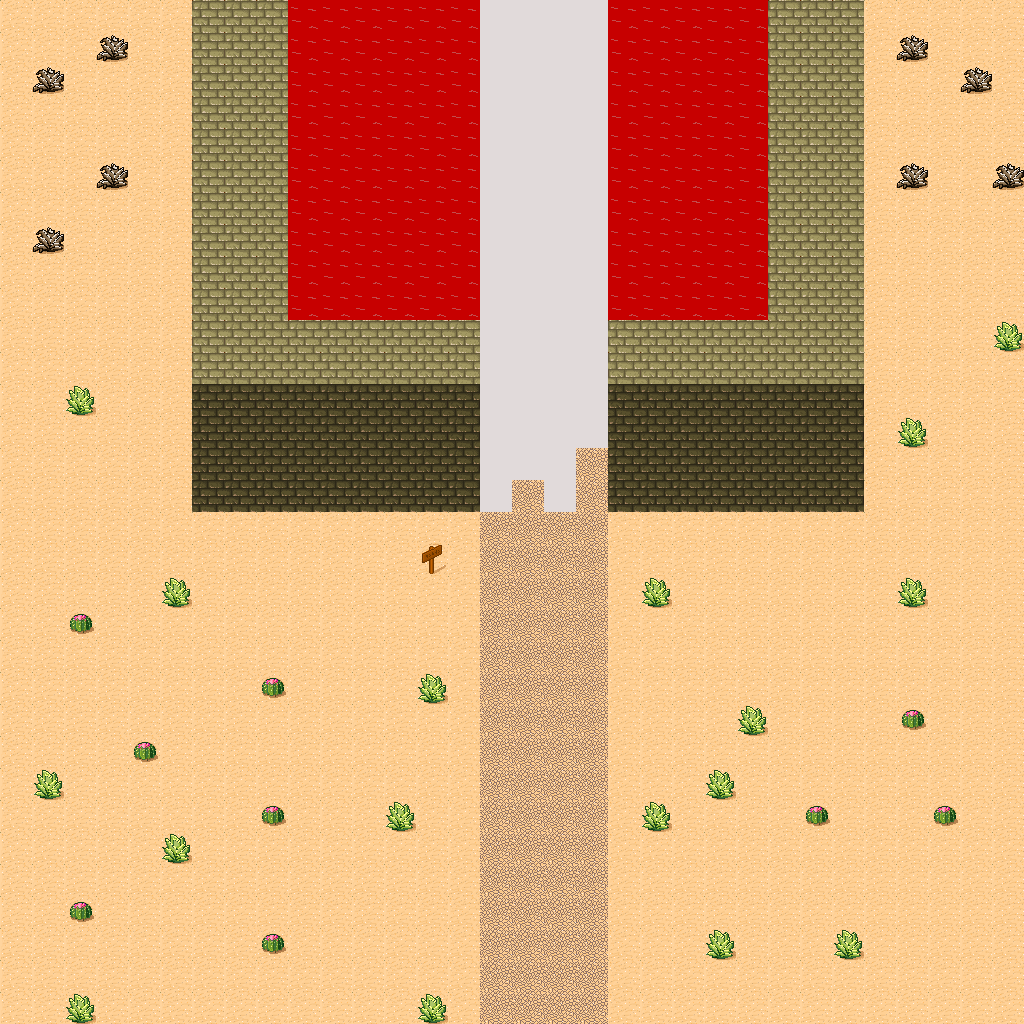

A level layout from a 2D game, rendered from its tile map. Below: a short description, then the map file with its tile-grid data intact:
An orthogonal 32x32 tile map with 32x32 px tiles, 1 tile layer (タイルレイヤー1).

<map version="1.10" tiledversion="1.10.2" orientation="orthogonal" renderorder="right-down" width="32" height="32" tilewidth="32" tileheight="32" infinite="0" nextlayerid="2" nextobjectid="1">
 <tileset firstgid="1" source="tmw_desert.tsx" />
 <layer id="1" name="タイルレイヤー1" width="32" height="32">
  <data encoding="csv">
30,30,30,30,30,30,10,10,10,4,4,4,4,4,4,5,5,5,5,4,4,4,4,4,10,10,10,30,30,30,30,30,
30,30,30,39,30,30,10,10,10,4,4,4,4,4,4,5,5,5,5,4,4,4,4,4,10,10,10,30,39,30,30,30,
30,39,30,30,30,30,10,10,10,4,4,4,4,4,4,5,5,5,5,4,4,4,4,4,10,10,10,30,30,30,39,30,
30,30,30,30,30,30,10,10,10,4,4,4,4,4,4,5,5,5,5,4,4,4,4,4,10,10,10,30,30,30,30,30,
30,30,30,30,30,30,10,10,10,4,4,4,4,4,4,5,5,5,5,4,4,4,4,4,10,10,10,30,30,30,30,30,
30,30,30,39,30,30,10,10,10,4,4,4,4,4,4,5,5,5,5,4,4,4,4,4,10,10,10,30,39,30,30,39,
30,30,30,30,30,30,10,10,10,4,4,4,4,4,4,5,5,5,5,4,4,4,4,4,10,10,10,30,30,30,30,30,
30,39,30,30,30,30,10,10,10,4,4,4,4,4,4,5,5,5,5,4,4,4,4,4,10,10,10,30,30,30,30,30,
30,30,30,30,30,30,10,10,10,4,4,4,4,4,4,5,5,5,5,4,4,4,4,4,10,10,10,30,30,30,30,30,
30,30,30,30,30,30,10,10,10,4,4,4,4,4,4,5,5,5,5,4,4,4,4,4,10,10,10,30,30,30,30,30,
30,30,30,30,30,30,10,10,10,10,10,10,10,10,10,5,5,5,5,10,10,10,10,10,10,10,10,30,30,30,30,40,
30,30,30,30,30,30,10,10,10,10,10,10,10,10,10,5,5,5,5,10,10,10,10,10,10,10,10,30,30,30,30,30,
30,30,40,30,30,30,1,1,1,1,1,1,1,1,1,5,5,5,5,1,1,1,1,1,1,1,1,30,30,30,30,30,
30,30,30,30,30,30,1,1,1,1,1,1,1,1,1,5,5,5,5,1,1,1,1,1,1,1,1,30,40,30,30,30,
30,30,30,30,30,30,1,1,1,1,1,1,1,1,1,5,5,5,15,1,1,1,1,1,1,1,1,30,30,30,30,30,
30,30,30,30,30,30,1,1,1,1,1,1,1,1,1,5,15,5,15,1,1,1,1,1,1,1,1,30,30,30,30,30,
30,30,30,30,30,30,30,30,30,30,30,30,30,30,30,15,15,15,15,30,30,30,30,30,30,30,30,30,30,30,30,30,
30,30,30,30,30,30,30,30,30,30,30,30,30,46,30,15,15,15,15,30,30,30,30,30,30,30,30,30,30,30,30,30,
30,30,30,30,30,40,30,30,30,30,30,30,30,30,30,15,15,15,15,30,40,30,30,30,30,30,30,30,40,30,30,30,
30,30,31,30,30,30,30,30,30,30,30,30,30,30,30,15,15,15,15,30,30,30,30,30,30,30,30,30,30,30,30,30,
30,30,30,30,30,30,30,30,30,30,30,30,30,30,30,15,15,15,15,30,30,30,30,30,30,30,30,30,30,30,30,30,
30,30,30,30,30,30,30,30,31,30,30,30,30,40,30,15,15,15,15,30,30,30,30,30,30,30,30,30,30,30,30,30,
30,30,30,30,30,30,30,30,30,30,30,30,30,30,30,15,15,15,15,30,30,30,30,40,30,30,30,30,31,30,30,30,
30,30,30,30,31,30,30,30,30,30,30,30,30,30,30,15,15,15,15,30,30,30,30,30,30,30,30,30,30,30,30,30,
30,40,30,30,30,30,30,30,30,30,30,30,30,30,30,15,15,15,15,30,30,30,40,30,30,30,30,30,30,30,30,30,
30,30,30,30,30,30,30,30,31,30,30,30,40,30,30,15,15,15,15,30,40,30,30,30,30,31,30,30,30,31,30,30,
30,30,30,30,30,40,30,30,30,30,30,30,30,30,30,15,15,15,15,30,30,30,30,30,30,30,30,30,30,30,30,30,
30,30,30,30,30,30,30,30,30,30,30,30,30,30,30,15,15,15,15,30,30,30,30,30,30,30,30,30,30,30,30,30,
30,30,31,30,30,30,30,30,30,30,30,30,30,30,30,15,15,15,15,30,30,30,30,30,30,30,30,30,30,30,30,30,
30,30,30,30,30,30,30,30,31,30,30,30,30,30,30,15,15,15,15,30,30,30,40,30,30,30,40,30,30,30,30,30,
30,30,30,30,30,30,30,30,30,30,30,30,30,30,30,15,15,15,15,30,30,30,30,30,30,30,30,30,30,30,30,30,
30,30,40,30,30,30,30,30,30,30,30,30,30,40,30,15,15,15,15,30,30,30,30,30,30,30,30,30,30,30,30,30
</data>
 </layer>
</map>